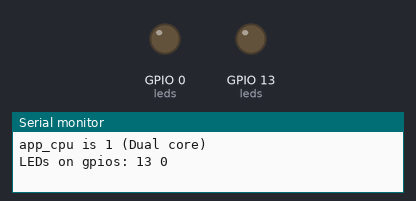
The sketch below on a simulated ESP32. On the bench: output pins drawn as LEDs (lit = HIGH), the last lines printed to the serial monitor.

Above: at 0.6 s.
At 76.7 s:
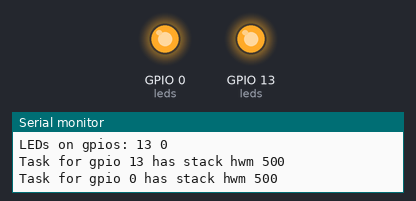
Timing chart, 0 to 78.2 s (numbered marks = the images above):
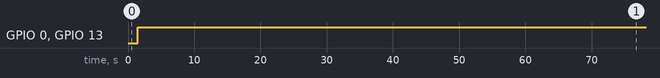

Measured:
- by itself, GPIO 0 (leds), GPIO 13 (leds): LOW → HIGH at 1.5 s

The sketch:

basic_tasks.ino
```cpp
// (licence header left out)
// Change the following if you want to use
// different GPIO pins for the three LEDs

#define LED1 12  // GPIO 12
#define LED2 13  // etc.
#define LED3 15

struct s_led {
  byte gpio;           // LED GPIO number
  byte state;          // LED state
  unsigned napms;      // Delay to use (ms)
  TaskHandle_t taskh;  // Task handle
};

static s_led leds[2] = {
  { LED1, 0, 20, 0 },
  { LED2, 0, 100, 0 },
};

static void led_task_func_red(void *argp) {
  s_led *ledp = (s_led *)argp;
  unsigned stack_hwm = 0, temp;

  delay (1000);

  for (;;) {
    digitalWrite(ledp->gpio, ledp->state = 1);      // on at start of task
    temp = uxTaskGetStackHighWaterMark(nullptr);
    if (!stack_hwm || temp < stack_hwm) {
      stack_hwm = temp;
      printf("Task for gpio %d has stack hwm %u\n",
             ledp->gpio, stack_hwm);
    }
    delay(ledp->napms);
    digitalWrite(ledp->gpio, ledp->state = 0);      // off after napms
    taskYIELD();                                    // then yield
  }
}

static void led_task_func_green(void *argp) {
  s_led *ledp = (s_led *)argp;
  unsigned stack_hwm = 0, temp;

  delay(1000);

  for (;;) {
    digitalWrite(ledp->gpio, ledp->state ^= 1);     // forever toggles after napms
    temp = uxTaskGetStackHighWaterMark(nullptr);
    if (!stack_hwm || temp < stack_hwm) {
      stack_hwm = temp;
      printf("Task for gpio %d has stack hwm %u\n",
             ledp->gpio, stack_hwm);
    }
    delay(ledp->napms);
  }
}

void setup() {
  int app_cpu = 0;  // CPU number

  delay(500);  // Pause for serial setup

  app_cpu = xPortGetCoreID();
  printf("app_cpu is %d (%s core)\n",
         app_cpu,
         app_cpu > 0 ? "Dual" : "Single");

  printf("LEDs on gpios: ");

  pinMode(leds[1].gpio, OUTPUT);
  digitalWrite(leds[1].gpio, LOW);
  xTaskCreatePinnedToCore(            // red task
    led_task_func_red,
    "led_task",
    2048,
    &leds[1],
    1,
    &leds[1].taskh,
    app_cpu);
  printf("%d ", leds[1].gpio);

  pinMode(leds[2].gpio, OUTPUT);
  digitalWrite(leds[2].gpio, LOW);
  xTaskCreatePinnedToCore(            // green task
    led_task_func_green,
    "led_task",
    2048,
    &leds[2],
    1,
    &leds[2].taskh,
    app_cpu);
  printf("%d ", leds[2].gpio);

  putchar('\n');
}

void loop() {
  delay(1000);
}
```
